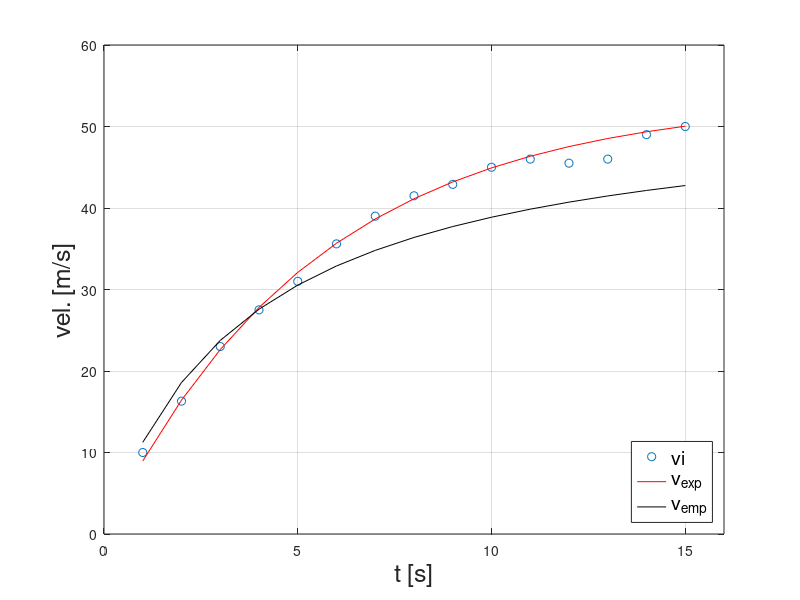
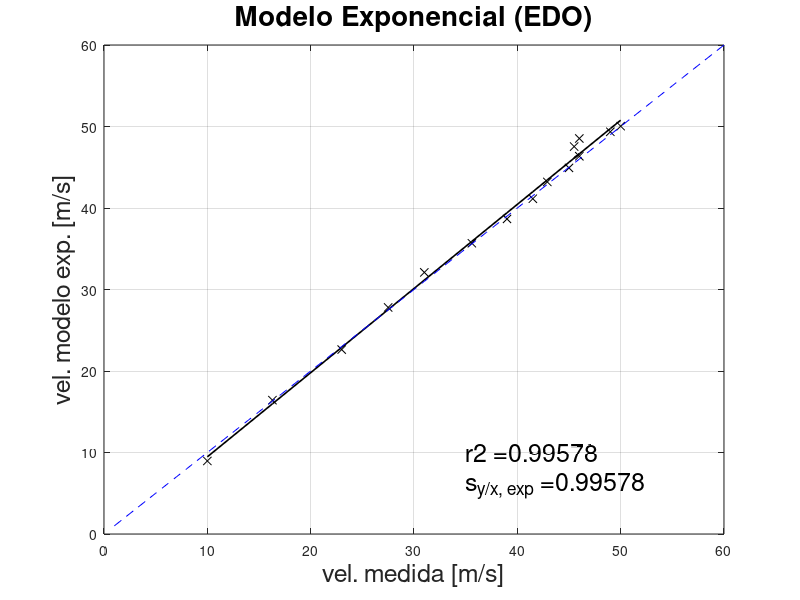
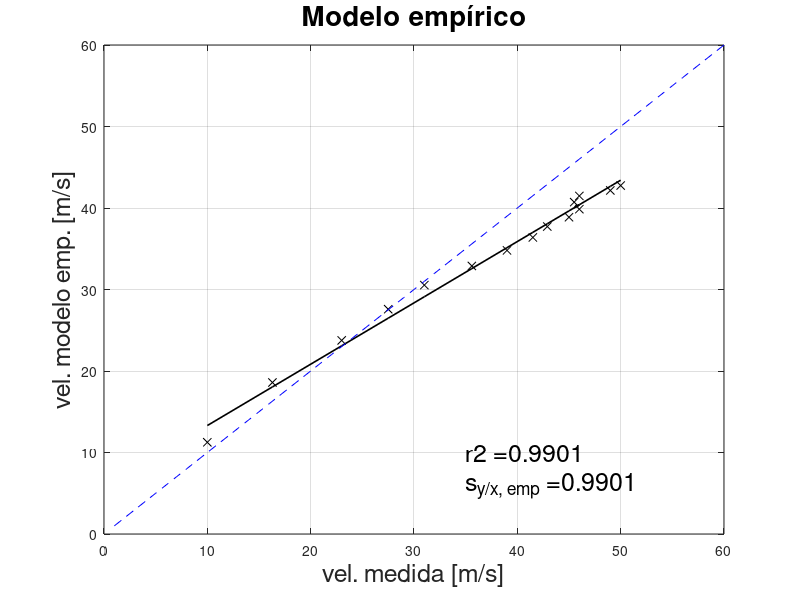

These figures' MATLAB source, in order:
clear all
close all
fontsize_text = 18

t = 1:15;
vi = [10, 16.3, 23, 27.5, 31, 35.6,  39, 41.5, 42.9, 45, 46, 45.5, 46, 49, 50]

plot(t, vi, 'o')

n = length(vi);

m = 68.1; c = 12.5; g = 9.81;
v_exp = g*m/c*(1-exp(-c/m*t));
v_emp = g*m/c*t.*(3.75+t).^-1;

hold on
plot(t, v_exp, 'r')
plot(t, v_emp, 'k')

# analise 1: xi = vi; yi = v_exp;
xi = vi;
yi = v_exp;
n = length(xi);
grid on
xlabel('t [s]', 'FontSize', fontsize_text)
ylabel('vel. [m/s]', 'FontSize', fontsize_text)
xlim([0,16])
legend('vi', 'v_{exp}', 'v_{emp}', 'Location', 'southeast', 'FontSize', 14)
hold off

a1 = (n*xi*yi' - sum(xi)*sum(yi))/(n*sum(xi.^2)-(sum(xi)^2))
a0 = mean(yi) - a1*mean(xi)

St_exp = sum((yi - mean(yi)).^2)
Sr_exp  = sum((yi-(a0+a1*xi)).^2)
r2_exp  = (St_exp-Sr_exp)/St_exp
s_yx_exp  = sqrt(Sr_exp/(n-2))
s_y_exp  = sqrt(St_exp/(n-1))

figure(2)
plot(vi, v_exp, 'kx')
hold on
title('Modelo Exponencial (EDO)', 'FontSize', fontsize_text+2)
plot(vi, a0+a1*vi, 'k', 'LineWidth', 1.2)
xlim([0, 60])
ylim([0, 60])
text(35, 10, strcat('r2 = ',num2str(r2_exp)), 'FontSize', fontsize_text)
text(35, 6, strcat('s_{y/x, exp} = ',num2str(r2_exp)), 'FontSize', fontsize_text)
grid on
xlabel('vel. medida [m/s]', 'FontSize', fontsize_text)
ylabel('vel. modelo exp. [m/s]', 'FontSize', fontsize_text)
plot(1:60, 1:60, 'b--')
hold off


# analise 2: xi = vi; yi = v_emp;
xi = vi;
yi = v_emp;
n = length(xi);

a1 = (n*xi*yi' - sum(xi)*sum(yi))/(n*sum(xi.^2)-(sum(xi)^2))
a0 = mean(yi) - a1*mean(xi)

St_emp = sum((yi - mean(yi)).^2)
Sr_emp  = sum((yi-(a0+a1*xi)).^2)
r2_emp  = (St_emp-Sr_emp)/St_emp
s_yx_emp  = sqrt(Sr_emp/(n-2))
s_y_emp  = sqrt(St_emp/(n-1))

figure(3)
plot(vi, v_emp, 'kx')
hold on
title('Modelo empírico', 'FontSize', fontsize_text+2)
plot(vi, a0+a1*vi, 'k', 'LineWidth', 1.2)
xlim([0, 60])
ylim([0, 60])
text(35, 10, strcat('r2 = ',num2str(r2_emp)), 'FontSize', fontsize_text)
text(35, 6, strcat('s_{y/x, emp} = ',num2str(r2_emp)), 'FontSize', fontsize_text)
grid on
xlabel('vel. medida [m/s]', 'FontSize', fontsize_text)
ylabel('vel. modelo emp. [m/s]', 'FontSize', fontsize_text)
plot(1:60, 1:60, 'b--')
hold off

